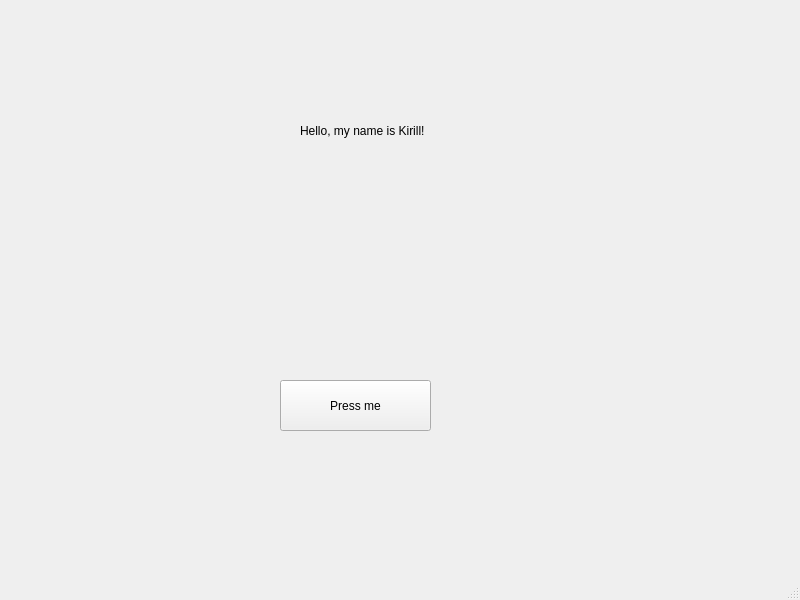
<?xml version="1.0" encoding="UTF-8"?>
<ui version="4.0">
 <class>MainWindow</class>
 <widget class="QMainWindow" name="MainWindow">
  <property name="geometry">
   <rect>
    <x>0</x>
    <y>0</y>
    <width>800</width>
    <height>600</height>
   </rect>
  </property>
  <property name="windowTitle">
   <string>MainWindow</string>
  </property>
  <widget class="QWidget" name="centralwidget">
   <widget class="QPushButton" name="button1">
    <property name="geometry">
     <rect>
      <x>280</x>
      <y>380</y>
      <width>151</width>
      <height>51</height>
     </rect>
    </property>
    <property name="text">
     <string>Press me</string>
    </property>
   </widget>
   <widget class="QLabel" name="label1">
    <property name="geometry">
     <rect>
      <x>300</x>
      <y>110</y>
      <width>141</width>
      <height>41</height>
     </rect>
    </property>
    <property name="text">
     <string>Hello, my name is Kirill!</string>
    </property>
   </widget>
  </widget>
  <widget class="QMenuBar" name="menubar">
   <property name="geometry">
    <rect>
     <x>0</x>
     <y>0</y>
     <width>800</width>
     <height>22</height>
    </rect>
   </property>
  </widget>
  <widget class="QStatusBar" name="statusbar"/>
 </widget>
 <resources/>
 <connections/>
</ui>
